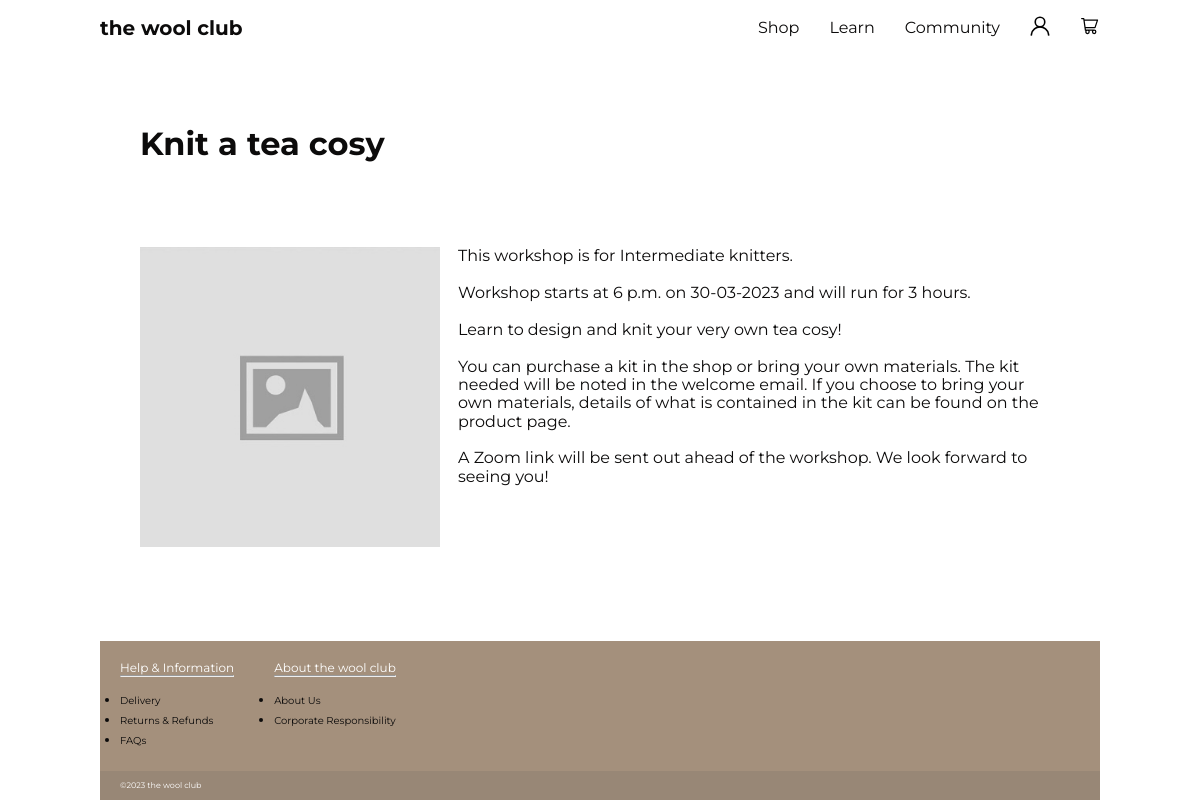
Page /learn/workshops/Knit a tea cosy/ on the committed database.
### learn/models.py (models this page shows)
class Workshop(models.Model):
    title = models.CharField(max_length=255)
    description = models.TextField()
    datetime = models.DateTimeField()
    cost = models.IntegerField()
    keywords = models.TextField()
    skill_level = models.TextField()
    location = models.TextField()
    duration = models.IntegerField(default=3)
    def __str__(self):
        return self.title

### learn/views.py (the view)
# urls.py: path('workshops/<str:title>/', views.details, name="class_details"),
def details(request, title):
    workshop = get_object_or_404(Workshop, title=title)
    print(workshop)
    return render(request, 'learn/details.html', {'workshop': workshop})

### templates/learn/details.html (shortened to what this page needs)
{% extends 'base.html' %}
{% load static %}
{% load workshop_filters %}
{% block content %}
<section>
<div class="card-background workshop-details">
    <section class="card workshop-header">
      <div class="workshop-info">
        <h2 class="workshop-title">{{workshop.title}}</h2>
      </div>
    </section>
    <section class="card">
      <img class="workshop-image__details" src="{% static 'images/image_placeholder.jpg' %}" alt="Placeholder">
      <div class="workshop-text">
      <p>This workshop is for {{ workshop.skill_level }} knitters.</p>
      <br>
      <p>Workshop starts at {{workshop.datetime|time }} on {{workshop.datetime|date:"d-m-Y" }} and will run for {{ workshop.duration }} hours.</p>
      <br>
      <p>{{ workshop.description }}</p>
      <br>
      <p>You can purchase a kit in the shop or bring your own materials. The kit needed will be noted in the welcome email. If you choose to bring your own materials, details of what is contained in the kit can be found on the product page.</p>
      <br>
      <p>A Zoom link will be sent out ahead of the workshop. We look forward to seeing you!</p>
      </div>
    </section>
</div>
</section>
{% endblock content %}

### static/css/style.css (style rules this page uses)
* { margin: 0; padding: 0; box-sizing: border-box; }
body { font-family: "Montserrat", sans-serif; color: #0C0B0B; min-height: 100vh; display: flex; flex-direction: column; }
.background { background-repeat: repeat-y; background-image: url('https://images.pexels.com/photos/317333/pexels-photo-317333.jpeg?auto=compress&cs=tinysrgb&w=1260&h=750&dpr=1'); background-size: 1000px auto; background-position-x: center; background-position-y: center; background-attachment: fixed; }
.container { max-width: 1000px; margin: 0 auto; }
.card-background { padding: 0.5rem; box-shadow: var(--shadow); border-radius: 0.5rem; margin-top: 30px; display: flex; flex-direction: column; }
.card { margin: 0.5rem; padding: 1.5rem; background-color: rgba(255, 255, 255, 0.7); border-radius: 0.5rem; box-shadow: var(--shadow-small); display: flex; justify-content: space-between; }
.workshop-title { font-size: 2rem; }
.workshop-image__details { background-color: var(--gray); object-fit: cover; width: 300px; height: 300px; margin-right: 0.5rem; margin-top: 20px; margin-bottom: 20px; }
.workshop-text { margin-top: 20px; margin-bottom: 20px; margin-left: 10px; }
.workshop-header { display: flex; justify-content: space-between; align-items: center; }

### rows in the picture
Workshop: title "Knit a tea cosy", skill_level "Intermediate", datetime "6 p.m.", datetime "30-03-2023", duration "3", description "Learn to design and knit your very own tea cosy!"
